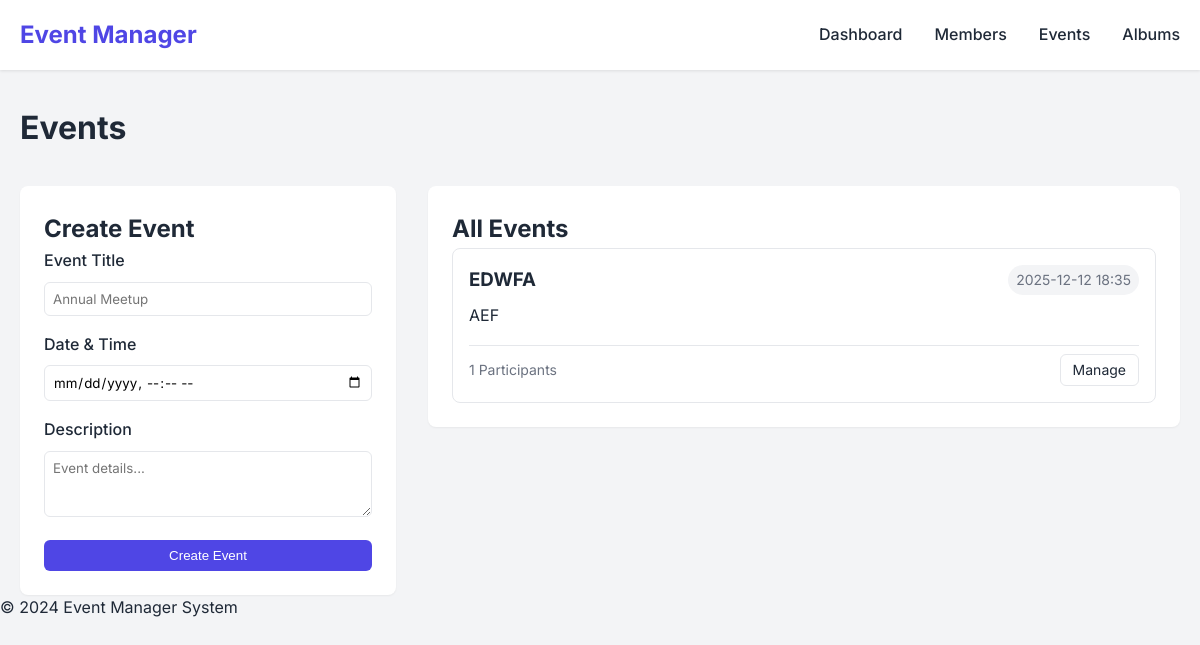
The app's page /events with its own data.
### models.py (models this page shows, shortened)
class Event(db.Model):
    id = db.Column(db.Integer, primary_key=True)
    title = db.Column(db.String(200), nullable=False)
    description = db.Column(db.Text)
    date = db.Column(db.DateTime, nullable=False)
    created_at = db.Column(db.DateTime, default=datetime.utcnow)
    participants = db.relationship('Member', secondary=participation, back_populates='events')
    photos = db.relationship('Photo', backref='event', lazy=True)

### app.py (the view, shortened to what this page needs)
@app.route('/events', methods=['GET', 'POST'])
def events():
    all_events = Event.query.order_by(Event.date.desc()).all()
    return render_template('events.html', events=all_events)

### templates/events.html
{% extends 'base.html' %}
{% block content %}
<div class="page-header">
    <h1>Events</h1>
</div>
<div class="content-grid">
    <div class="form-section">
        <div class="card">
            <h2>Create Event</h2>
            <form method="POST" action="{{ url_for('events') }}">
                <div class="form-group">
                    <label for="title">Event Title</label>
                    <input type="text" id="title" name="title" required placeholder="Annual Meetup">
                </div>
                <div class="form-group">
                    <label for="date">Date & Time</label>
                    <input type="datetime-local" id="date" name="date" required>
                </div>
                <div class="form-group">
                    <label for="description">Description</label>
                    <textarea id="description" name="description" rows="3" placeholder="Event details..."></textarea>
                </div>
                <button type="submit" class="btn-primary">Create Event</button>
            </form>
        </div>
    </div>
    <div class="list-section">
        <div class="card">
            <h2>All Events</h2>
            <div class="event-cards-list">
                {% for event in events %}
                <div class="event-item">
                    <div class="event-item-header">
                        <h3>{{ event.title }}</h3>
                        <span class="event-date-badge">{{ event.date.strftime('%Y-%m-%d %H:%M') }}</span>
                    </div>
                    <p>{{ event.description }}</p>
                    <div class="event-item-footer">
                        <span>{{ event.participants|length }} Participants</span>
                        <a href="{{ url_for('event_detail', event_id=event.id) }}" class="btn-secondary">Manage</a>
                    </div>
                </div>
                {% else %}
                <p class="text-center">No events created yet.</p>
                {% endfor %}
            </div>
        </div>
    </div>
</div>
{% endblock %}

### static/css/style.css (style rules this page uses)
:root { --primary-color: #4f46e5; --primary-hover: #4338ca; --bg-color: #f3f4f6; --card-bg: #ffffff; --text-main: #1f2937; --text-muted: #6b7280; --border-color: #e5e7eb; --success-color: #10b981; --danger-color: #ef4444; }
* { box-sizing: border-box; margin: 0; padding: 0; }
body { font-family: 'Inter', sans-serif; background-color: var(--bg-color); color: var(--text-main); line-height: 1.6; }
.page-header { margin-bottom: 2rem; }
.content-grid { display: grid; grid-template-columns: 1fr 2fr; gap: 2rem; }
.card { background: var(--card-bg); padding: 1.5rem; border-radius: 0.5rem; box-shadow: 0 1px 2px rgba(0, 0, 0, 0.05); }
.form-group { margin-bottom: 1rem; }
label { display: block; margin-bottom: 0.5rem; font-weight: 500; color: var(--text-main); }
input, select, textarea { width: 100%; padding: 0.5rem; border: 1px solid var(--border-color); border-radius: 0.375rem; font-family: inherit; }
.btn-primary { background-color: var(--primary-color); color: white; padding: 0.5rem 1rem; border: none; border-radius: 0.375rem; cursor: pointer; font-weight: 500; width: 100%; }
.btn-secondary { display: inline-block; background-color: white; border: 1px solid var(--border-color); color: var(--text-main); padding: 0.25rem 0.75rem; border-radius: 0.375rem; text-decoration: none; font-size: 0.875rem; }
.event-cards-list { display: flex; flex-direction: column; gap: 1rem; }
.event-item { border: 1px solid var(--border-color); padding: 1rem; border-radius: 0.5rem; }
.event-item-header { display: flex; justify-content: space-between; align-items: center; margin-bottom: 0.5rem; }
.event-date-badge { background-color: var(--bg-color); padding: 0.25rem 0.5rem; border-radius: 1rem; font-size: 0.875rem; color: var(--text-muted); }
.event-item-footer { display: flex; justify-content: space-between; align-items: center; margin-top: 1rem; padding-top: 0.5rem; border-top: 1px solid var(--border-color); color: var(--text-muted); font-size: 0.875rem; }

### records on screen
Event: title "EDWFA", date "2025-12-12 18:35", description "AEF", participants|length "1"
